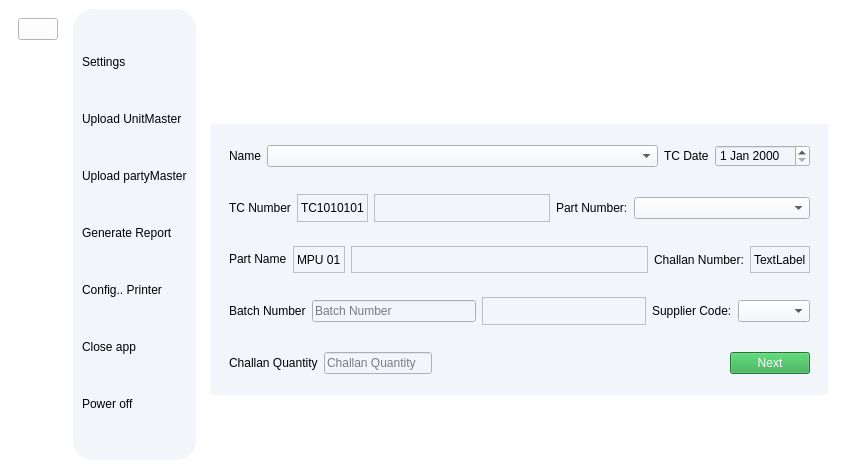
<?xml version="1.0" encoding="UTF-8"?>
<ui version="4.0">
 <class>MainWindow</class>
 <widget class="QMainWindow" name="MainWindow">
  <property name="geometry">
   <rect>
    <x>0</x>
    <y>0</y>
    <width>852</width>
    <height>469</height>
   </rect>
  </property>
  <property name="windowTitle">
   <string>MainWindow</string>
  </property>
  <widget class="QWidget" name="MainWidget">
   <layout class="QVBoxLayout" name="verticalLayout">
    <property name="spacing">
     <number>0</number>
    </property>
    <property name="leftMargin">
     <number>0</number>
    </property>
    <property name="topMargin">
     <number>0</number>
    </property>
    <property name="rightMargin">
     <number>0</number>
    </property>
    <property name="bottomMargin">
     <number>0</number>
    </property>
    <item>
     <widget class="QStackedWidget" name="stackedWidget">
      <property name="styleSheet">
       <string notr="true">background-color: rgb(255, 255, 255);</string>
      </property>
      <property name="currentIndex">
       <number>1</number>
      </property>
      <widget class="QWidget" name="welcomePage">
       <layout class="QGridLayout" name="gridLayout">
        <item row="0" column="0">
         <widget class="QComboBox" name="partNoList">
          <property name="styleSheet">
           <string notr="true">background-color: rgb(143, 240, 164);</string>
          </property>
         </widget>
        </item>
        <item row="0" column="1">
         <widget class="QLabel" name="label">
          <property name="styleSheet">
           <string notr="true">background-color: rgb(249, 240, 107);</string>
          </property>
          <property name="text">
           <string>TextLabel</string>
          </property>
         </widget>
        </item>
       </layout>
      </widget>
      <widget class="QWidget" name="entryForm">
       <layout class="QHBoxLayout" name="horizontalLayout">
        <item>
         <widget class="QFrame" name="frame">
          <property name="frameShape">
           <enum>QFrame::NoFrame</enum>
          </property>
          <property name="frameShadow">
           <enum>QFrame::Raised</enum>
          </property>
          <layout class="QVBoxLayout" name="verticalLayout_3">
           <item>
            <widget class="QPushButton" name="pushButton_7">
             <property name="styleSheet">
              <string notr="true"/>
             </property>
             <property name="text">
              <string/>
             </property>
             <property name="icon">
              <iconset resource="assets.qrc">
               <normaloff>:/settings/assets/settings.svg</normaloff>:/settings/assets/settings.svg</iconset>
             </property>
             <property name="iconSize">
              <size>
               <width>32</width>
               <height>32</height>
              </size>
             </property>
            </widget>
           </item>
           <item>
            <widget class="QFrame" name="frame_9">
             <property name="sizePolicy">
              <sizepolicy hsizetype="Preferred" vsizetype="MinimumExpanding">
               <horstretch>0</horstretch>
               <verstretch>0</verstretch>
              </sizepolicy>
             </property>
             <property name="frameShape">
              <enum>QFrame::NoFrame</enum>
             </property>
             <property name="frameShadow">
              <enum>QFrame::Raised</enum>
             </property>
            </widget>
           </item>
           <item>
            <widget class="QFrame" name="frame_10">
             <property name="frameShape">
              <enum>QFrame::NoFrame</enum>
             </property>
             <property name="frameShadow">
              <enum>QFrame::Raised</enum>
             </property>
            </widget>
           </item>
          </layout>
         </widget>
        </item>
        <item>
         <widget class="QFrame" name="frame_7">
          <property name="sizePolicy">
           <sizepolicy hsizetype="Minimum" vsizetype="Preferred">
            <horstretch>0</horstretch>
            <verstretch>0</verstretch>
           </sizepolicy>
          </property>
          <property name="styleSheet">
           <string notr="true">background-color: rgb(242, 246, 251);
border-radius:20px;</string>
          </property>
          <property name="frameShape">
           <enum>QFrame::StyledPanel</enum>
          </property>
          <property name="frameShadow">
           <enum>QFrame::Raised</enum>
          </property>
          <layout class="QVBoxLayout" name="verticalLayout_5">
           <item>
            <widget class="QPushButton" name="pushButton_5">
             <property name="styleSheet">
              <string notr="true">text-align:left;</string>
             </property>
             <property name="text">
              <string>Settings</string>
             </property>
             <property name="icon">
              <iconset resource="assets.qrc">
               <normaloff>:/settings/assets/settings.svg</normaloff>:/settings/assets/settings.svg</iconset>
             </property>
             <property name="iconSize">
              <size>
               <width>32</width>
               <height>32</height>
              </size>
             </property>
            </widget>
           </item>
           <item>
            <widget class="QPushButton" name="pushButton_4">
             <property name="styleSheet">
              <string notr="true">text-align:left;
</string>
             </property>
             <property name="text">
              <string>Upload UnitMaster</string>
             </property>
             <property name="icon">
              <iconset resource="assets.qrc">
               <normaloff>:/settings/assets/master.svg</normaloff>:/settings/assets/master.svg</iconset>
             </property>
             <property name="iconSize">
              <size>
               <width>32</width>
               <height>32</height>
              </size>
             </property>
            </widget>
           </item>
           <item>
            <widget class="QPushButton" name="pushButton_6">
             <property name="styleSheet">
              <string notr="true">text-align:left;
</string>
             </property>
             <property name="text">
              <string>Upload partyMaster</string>
             </property>
             <property name="icon">
              <iconset resource="assets.qrc">
               <normaloff>:/settings/assets/party.svg</normaloff>:/settings/assets/party.svg</iconset>
             </property>
             <property name="iconSize">
              <size>
               <width>32</width>
               <height>32</height>
              </size>
             </property>
            </widget>
           </item>
           <item>
            <widget class="QPushButton" name="pushButton_8">
             <property name="styleSheet">
              <string notr="true">text-align:left;</string>
             </property>
             <property name="text">
              <string>Generate Report</string>
             </property>
             <property name="icon">
              <iconset resource="assets.qrc">
               <normaloff>:/settings/assets/report.svg</normaloff>:/settings/assets/report.svg</iconset>
             </property>
             <property name="iconSize">
              <size>
               <width>32</width>
               <height>32</height>
              </size>
             </property>
            </widget>
           </item>
           <item>
            <widget class="QPushButton" name="pushButton_10">
             <property name="styleSheet">
              <string notr="true">text-align:left;</string>
             </property>
             <property name="text">
              <string>Config.. Printer</string>
             </property>
             <property name="icon">
              <iconset resource="assets.qrc">
               <normaloff>:/settings/assets/print.svg</normaloff>:/settings/assets/print.svg</iconset>
             </property>
             <property name="iconSize">
              <size>
               <width>32</width>
               <height>32</height>
              </size>
             </property>
            </widget>
           </item>
           <item>
            <widget class="QPushButton" name="pushButton_12">
             <property name="styleSheet">
              <string notr="true">text-align:left;
</string>
             </property>
             <property name="text">
              <string>Close app</string>
             </property>
             <property name="icon">
              <iconset resource="assets.qrc">
               <normaloff>:/settings/assets/close.svg</normaloff>:/settings/assets/close.svg</iconset>
             </property>
             <property name="iconSize">
              <size>
               <width>32</width>
               <height>32</height>
              </size>
             </property>
            </widget>
           </item>
           <item>
            <widget class="QPushButton" name="pushButton_14">
             <property name="styleSheet">
              <string notr="true">text-align:left;</string>
             </property>
             <property name="text">
              <string>Power off</string>
             </property>
             <property name="icon">
              <iconset resource="assets.qrc">
               <normaloff>:/settings/assets/power.svg</normaloff>:/settings/assets/power.svg</iconset>
             </property>
             <property name="iconSize">
              <size>
               <width>32</width>
               <height>32</height>
              </size>
             </property>
            </widget>
           </item>
          </layout>
         </widget>
        </item>
        <item>
         <widget class="QFrame" name="frame_2">
          <property name="frameShape">
           <enum>QFrame::NoFrame</enum>
          </property>
          <property name="frameShadow">
           <enum>QFrame::Raised</enum>
          </property>
          <layout class="QVBoxLayout" name="verticalLayout_2">
           <item>
            <widget class="QFrame" name="frame_4">
             <property name="sizePolicy">
              <sizepolicy hsizetype="Preferred" vsizetype="Minimum">
               <horstretch>0</horstretch>
               <verstretch>0</verstretch>
              </sizepolicy>
             </property>
             <property name="minimumSize">
              <size>
               <width>0</width>
               <height>50</height>
              </size>
             </property>
             <property name="maximumSize">
              <size>
               <width>16777215</width>
               <height>100</height>
              </size>
             </property>
             <property name="styleSheet">
              <string notr="true">border-image: url(:/header/assets/header.svg);
background-color: rgba(0, 0, 0, 0);
border-radius:18px;</string>
             </property>
             <property name="frameShape">
              <enum>QFrame::NoFrame</enum>
             </property>
             <property name="frameShadow">
              <enum>QFrame::Raised</enum>
             </property>
             <layout class="QHBoxLayout" name="horizontalLayout_2">
              <property name="spacing">
               <number>0</number>
              </property>
              <property name="topMargin">
               <number>0</number>
              </property>
             </layout>
            </widget>
           </item>
           <item>
            <widget class="QFrame" name="frame_5">
             <property name="styleSheet">
              <string notr="true">background-color: rgb(242, 246, 251);</string>
             </property>
             <property name="frameShape">
              <enum>QFrame::NoFrame</enum>
             </property>
             <property name="frameShadow">
              <enum>QFrame::Raised</enum>
             </property>
             <layout class="QVBoxLayout" name="verticalLayout_4">
              <item>
               <widget class="QFrame" name="frame_20">
                <property name="frameShape">
                 <enum>QFrame::NoFrame</enum>
                </property>
                <property name="frameShadow">
                 <enum>QFrame::Raised</enum>
                </property>
                <layout class="QHBoxLayout" name="horizontalLayout_5">
                 <item>
                  <widget class="QLabel" name="label_5">
                   <property name="text">
                    <string>&lt;html&gt;&lt;head/&gt;&lt;body&gt;&lt;p&gt;Name&lt;/p&gt;&lt;/body&gt;&lt;/html&gt;</string>
                   </property>
                  </widget>
                 </item>
                 <item>
                  <widget class="QComboBox" name="comboBox">
                   <property name="sizePolicy">
                    <sizepolicy hsizetype="MinimumExpanding" vsizetype="Fixed">
                     <horstretch>0</horstretch>
                     <verstretch>0</verstretch>
                    </sizepolicy>
                   </property>
                  </widget>
                 </item>
                 <item>
                  <widget class="QLabel" name="label_6">
                   <property name="text">
                    <string>&lt;html&gt;&lt;head/&gt;&lt;body&gt;&lt;p&gt;TC Date&lt;/p&gt;&lt;/body&gt;&lt;/html&gt;</string>
                   </property>
                  </widget>
                 </item>
                 <item>
                  <widget class="QDateEdit" name="dateEdit"/>
                 </item>
                </layout>
               </widget>
              </item>
              <item>
               <widget class="QFrame" name="frame_8">
                <property name="frameShape">
                 <enum>QFrame::NoFrame</enum>
                </property>
                <property name="frameShadow">
                 <enum>QFrame::Raised</enum>
                </property>
                <layout class="QHBoxLayout" name="horizontalLayout_6">
                 <item>
                  <widget class="QLabel" name="label_7">
                   <property name="text">
                    <string>&lt;html&gt;&lt;head/&gt;&lt;body&gt;&lt;p&gt;TC Number&lt;/p&gt;&lt;/body&gt;&lt;/html&gt;</string>
                   </property>
                  </widget>
                 </item>
                 <item>
                  <widget class="QLabel" name="label_12">
                   <property name="frameShape">
                    <enum>QFrame::StyledPanel</enum>
                   </property>
                   <property name="text">
                    <string>&lt;html&gt;&lt;head/&gt;&lt;body&gt;&lt;p&gt;TC1010101&lt;/p&gt;&lt;/body&gt;&lt;/html&gt;</string>
                   </property>
                  </widget>
                 </item>
                 <item>
                  <widget class="QFrame" name="frame_13">
                   <property name="sizePolicy">
                    <sizepolicy hsizetype="MinimumExpanding" vsizetype="Preferred">
                     <horstretch>0</horstretch>
                     <verstretch>0</verstretch>
                    </sizepolicy>
                   </property>
                   <property name="frameShape">
                    <enum>QFrame::StyledPanel</enum>
                   </property>
                   <property name="frameShadow">
                    <enum>QFrame::Raised</enum>
                   </property>
                  </widget>
                 </item>
                 <item>
                  <widget class="QLabel" name="label_13">
                   <property name="text">
                    <string>Part Number:</string>
                   </property>
                  </widget>
                 </item>
                 <item>
                  <widget class="QComboBox" name="comboBox_2">
                   <property name="sizePolicy">
                    <sizepolicy hsizetype="MinimumExpanding" vsizetype="Fixed">
                     <horstretch>0</horstretch>
                     <verstretch>0</verstretch>
                    </sizepolicy>
                   </property>
                  </widget>
                 </item>
                </layout>
               </widget>
              </item>
              <item>
               <widget class="QFrame" name="frame_22">
                <property name="frameShape">
                 <enum>QFrame::NoFrame</enum>
                </property>
                <property name="frameShadow">
                 <enum>QFrame::Raised</enum>
                </property>
                <layout class="QHBoxLayout" name="horizontalLayout_7">
                 <item>
                  <widget class="QLabel" name="label_8">
                   <property name="sizePolicy">
                    <sizepolicy hsizetype="Preferred" vsizetype="Preferred">
                     <horstretch>0</horstretch>
                     <verstretch>0</verstretch>
                    </sizepolicy>
                   </property>
                   <property name="text">
                    <string>&lt;html&gt;&lt;head/&gt;&lt;body&gt;&lt;p&gt;Part Name&lt;/p&gt;&lt;/body&gt;&lt;/html&gt;</string>
                   </property>
                  </widget>
                 </item>
                 <item>
                  <widget class="QLabel" name="label_11">
                   <property name="frameShape">
                    <enum>QFrame::StyledPanel</enum>
                   </property>
                   <property name="text">
                    <string>MPU 01</string>
                   </property>
                  </widget>
                 </item>
                 <item>
                  <widget class="QFrame" name="frame_12">
                   <property name="sizePolicy">
                    <sizepolicy hsizetype="MinimumExpanding" vsizetype="Preferred">
                     <horstretch>0</horstretch>
                     <verstretch>0</verstretch>
                    </sizepolicy>
                   </property>
                   <property name="frameShape">
                    <enum>QFrame::StyledPanel</enum>
                   </property>
                   <property name="frameShadow">
                    <enum>QFrame::Raised</enum>
                   </property>
                  </widget>
                 </item>
                 <item>
                  <widget class="QLabel" name="label_14">
                   <property name="text">
                    <string>Challan Number:</string>
                   </property>
                  </widget>
                 </item>
                 <item>
                  <widget class="QLabel" name="label_16">
                   <property name="frameShape">
                    <enum>QFrame::StyledPanel</enum>
                   </property>
                   <property name="text">
                    <string>TextLabel</string>
                   </property>
                  </widget>
                 </item>
                </layout>
               </widget>
              </item>
              <item>
               <widget class="QFrame" name="frame_23">
                <property name="frameShape">
                 <enum>QFrame::NoFrame</enum>
                </property>
                <property name="frameShadow">
                 <enum>QFrame::Raised</enum>
                </property>
                <layout class="QHBoxLayout" name="horizontalLayout_8">
                 <item>
                  <widget class="QLabel" name="label_10">
                   <property name="text">
                    <string>&lt;html&gt;&lt;head/&gt;&lt;body&gt;&lt;p&gt;Batch Number&lt;/p&gt;&lt;/body&gt;&lt;/html&gt;</string>
                   </property>
                  </widget>
                 </item>
                 <item>
                  <widget class="QLineEdit" name="lineEdit_2">
                   <property name="placeholderText">
                    <string>Batch Number</string>
                   </property>
                  </widget>
                 </item>
                 <item>
                  <widget class="QFrame" name="frame_11">
                   <property name="sizePolicy">
                    <sizepolicy hsizetype="MinimumExpanding" vsizetype="Preferred">
                     <horstretch>0</horstretch>
                     <verstretch>0</verstretch>
                    </sizepolicy>
                   </property>
                   <property name="frameShape">
                    <enum>QFrame::StyledPanel</enum>
                   </property>
                   <property name="frameShadow">
                    <enum>QFrame::Raised</enum>
                   </property>
                  </widget>
                 </item>
                 <item>
                  <widget class="QLabel" name="label_15">
                   <property name="text">
                    <string>Supplier Code:</string>
                   </property>
                  </widget>
                 </item>
                 <item>
                  <widget class="QComboBox" name="comboBox_3"/>
                 </item>
                </layout>
               </widget>
              </item>
              <item>
               <widget class="QFrame" name="frame_24">
                <property name="frameShape">
                 <enum>QFrame::NoFrame</enum>
                </property>
                <property name="frameShadow">
                 <enum>QFrame::Raised</enum>
                </property>
                <layout class="QHBoxLayout" name="horizontalLayout_9">
                 <item>
                  <widget class="QLabel" name="label_9">
                   <property name="text">
                    <string>&lt;html&gt;&lt;head/&gt;&lt;body&gt;&lt;p&gt;Challan Quantity&lt;/p&gt;&lt;/body&gt;&lt;/html&gt;</string>
                   </property>
                  </widget>
                 </item>
                 <item>
                  <widget class="QLineEdit" name="lineEdit">
                   <property name="sizePolicy">
                    <sizepolicy hsizetype="Fixed" vsizetype="Fixed">
                     <horstretch>0</horstretch>
                     <verstretch>0</verstretch>
                    </sizepolicy>
                   </property>
                   <property name="placeholderText">
                    <string>Challan Quantity</string>
                   </property>
                  </widget>
                 </item>
                 <item>
                  <widget class="QFrame" name="frame_25">
                   <property name="sizePolicy">
                    <sizepolicy hsizetype="MinimumExpanding" vsizetype="Preferred">
                     <horstretch>0</horstretch>
                     <verstretch>0</verstretch>
                    </sizepolicy>
                   </property>
                   <property name="frameShape">
                    <enum>QFrame::NoFrame</enum>
                   </property>
                   <property name="frameShadow">
                    <enum>QFrame::Raised</enum>
                   </property>
                  </widget>
                 </item>
                 <item>
                  <widget class="QPushButton" name="pushButton">
                   <property name="styleSheet">
                    <string notr="true">background-color: rgb(45, 168, 72);
color: rgb(255, 255, 255);</string>
                   </property>
                   <property name="text">
                    <string>Next</string>
                   </property>
                  </widget>
                 </item>
                </layout>
               </widget>
              </item>
             </layout>
            </widget>
           </item>
           <item>
            <widget class="QFrame" name="frame_6">
             <property name="minimumSize">
              <size>
               <width>50</width>
               <height>0</height>
              </size>
             </property>
             <property name="maximumSize">
              <size>
               <width>16777215</width>
               <height>50</height>
              </size>
             </property>
             <property name="frameShape">
              <enum>QFrame::NoFrame</enum>
             </property>
             <property name="frameShadow">
              <enum>QFrame::Raised</enum>
             </property>
             <layout class="QHBoxLayout" name="horizontalLayout_3">
              <item>
               <widget class="QLabel" name="label_3">
                <property name="sizePolicy">
                 <sizepolicy hsizetype="MinimumExpanding" vsizetype="Minimum">
                  <horstretch>0</horstretch>
                  <verstretch>0</verstretch>
                 </sizepolicy>
                </property>
                <property name="minimumSize">
                 <size>
                  <width>0</width>
                  <height>50</height>
                 </size>
                </property>
                <property name="maximumSize">
                 <size>
                  <width>16777215</width>
                  <height>100</height>
                 </size>
                </property>
                <property name="focusPolicy">
                 <enum>Qt::TabFocus</enum>
                </property>
                <property name="layoutDirection">
                 <enum>Qt::LeftToRight</enum>
                </property>
                <property name="autoFillBackground">
                 <bool>false</bool>
                </property>
                <property name="styleSheet">
                 <string notr="true">image: url(:/footer/assets/footer.svg);</string>
                </property>
                <property name="text">
                 <string/>
                </property>
                <property name="scaledContents">
                 <bool>true</bool>
                </property>
                <property name="alignment">
                 <set>Qt::AlignCenter</set>
                </property>
               </widget>
              </item>
             </layout>
            </widget>
           </item>
          </layout>
         </widget>
        </item>
        <item>
         <widget class="QFrame" name="frame_3">
          <property name="autoFillBackground">
           <bool>false</bool>
          </property>
          <property name="frameShape">
           <enum>QFrame::NoFrame</enum>
          </property>
          <property name="frameShadow">
           <enum>QFrame::Raised</enum>
          </property>
         </widget>
        </item>
       </layout>
      </widget>
      <widget class="QWidget" name="page">
       <widget class="QFrame" name="frame_36">
        <property name="geometry">
         <rect>
          <x>130</x>
          <y>50</y>
          <width>341</width>
          <height>331</height>
         </rect>
        </property>
        <property name="frameShape">
         <enum>QFrame::StyledPanel</enum>
        </property>
        <property name="frameShadow">
         <enum>QFrame::Raised</enum>
        </property>
        <widget class="QFrame" name="frame_37">
         <property name="geometry">
          <rect>
           <x>20</x>
           <y>20</y>
           <width>301</width>
           <height>80</height>
          </rect>
         </property>
         <property name="frameShape">
          <enum>QFrame::StyledPanel</enum>
         </property>
         <property name="frameShadow">
          <enum>QFrame::Raised</enum>
         </property>
         <widget class="QPushButton" name="pushButton_31">
          <property name="geometry">
           <rect>
            <x>10</x>
            <y>20</y>
            <width>88</width>
            <height>27</height>
           </rect>
          </property>
          <property name="text">
           <string>PushButton</string>
          </property>
         </widget>
        </widget>
       </widget>
       <widget class="QPushButton" name="pushButton_16">
        <property name="geometry">
         <rect>
          <x>520</x>
          <y>160</y>
          <width>88</width>
          <height>27</height>
         </rect>
        </property>
        <property name="text">
         <string>PushButton</string>
        </property>
       </widget>
      </widget>
     </widget>
    </item>
   </layout>
  </widget>
 </widget>
 <resources>
  <include location="assets.qrc"/>
 </resources>
 <connections>
  <connection>
   <sender>pushButton_7</sender>
   <signal>clicked()</signal>
   <receiver>frame_7</receiver>
   <slot>show()</slot>
   <hints>
    <hint type="sourcelabel">
     <x>53</x>
     <y>38</y>
    </hint>
    <hint type="destinationlabel">
     <x>82</x>
     <y>31</y>
    </hint>
   </hints>
  </connection>
  <connection>
   <sender>pushButton_7</sender>
   <signal>clicked()</signal>
   <receiver>frame</receiver>
   <slot>hide()</slot>
   <hints>
    <hint type="sourcelabel">
     <x>57</x>
     <y>44</y>
    </hint>
    <hint type="destinationlabel">
     <x>70</x>
     <y>58</y>
    </hint>
   </hints>
  </connection>
  <connection>
   <sender>pushButton_5</sender>
   <signal>clicked()</signal>
   <receiver>frame_7</receiver>
   <slot>hide()</slot>
   <hints>
    <hint type="sourcelabel">
     <x>215</x>
     <y>40</y>
    </hint>
    <hint type="destinationlabel">
     <x>231</x>
     <y>13</y>
    </hint>
   </hints>
  </connection>
  <connection>
   <sender>pushButton_5</sender>
   <signal>clicked()</signal>
   <receiver>frame</receiver>
   <slot>show()</slot>
   <hints>
    <hint type="sourcelabel">
     <x>169</x>
     <y>62</y>
    </hint>
    <hint type="destinationlabel">
     <x>62</x>
     <y>92</y>
    </hint>
   </hints>
  </connection>
 </connections>
</ui>
